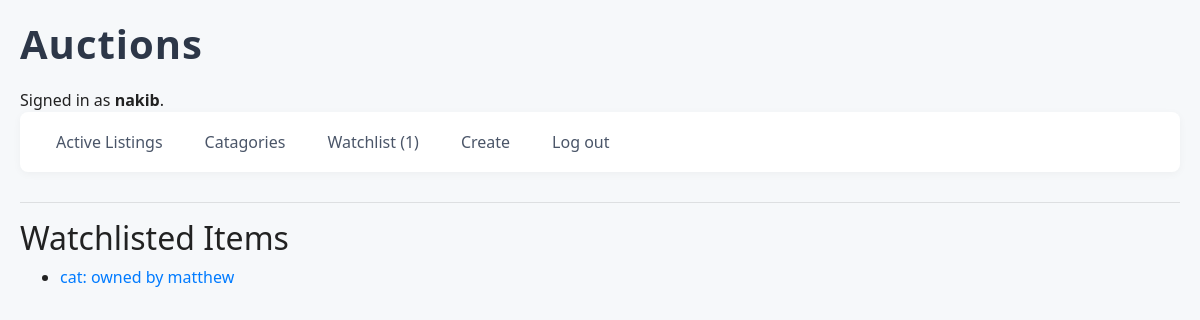
Before: /watchlist/ (signed in) with the older database file.
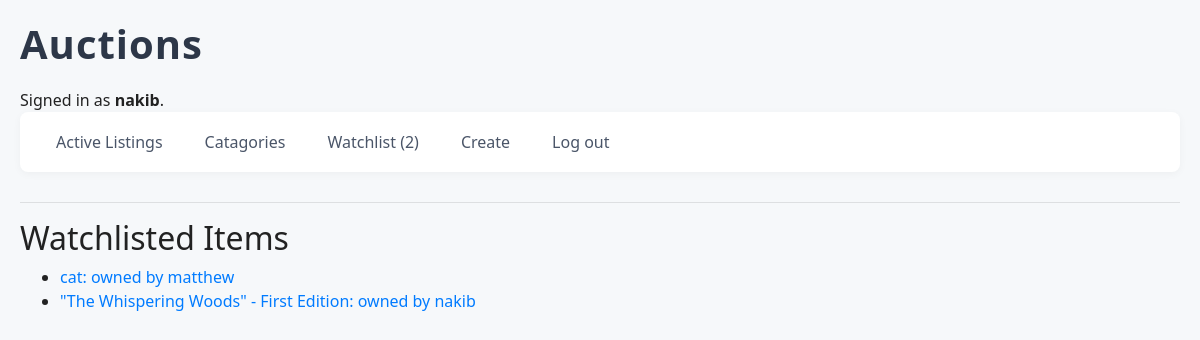
After: the same page with the newer database file.
### auctions/models.py (models this page shows)
class User(AbstractUser):
    watchlist = models.ManyToManyField(Item, blank=True, related_name="watched_by")
    def __str__(self):
        return self.username

class Item(models.Model):
    title = models.CharField(max_length=64)
    description = models.TextField(max_length=200, null=True)
    starting_bid = models.DecimalField(max_digits=10, decimal_places=2)
    isopen = models.BooleanField(default=True)
    category = models.ForeignKey(Category, on_delete=models.SET_NULL, related_name="items", null=True)
    owner = models.ForeignKey('User', on_delete=models.CASCADE, related_name="owned_items")
    image = models.URLField(default="https://images.vexels.com/media/users/3/145641/isolated/preview/30bc99162bca69bdbd27451ceeef8848-earth-stone-illustration.png")
    def __str__(self):
        return f"{self.title}: owned by {self.owner}"

### auctions/views.py (the view)
# urls.py: path("watchlist/", views.watchlist, name="watchlist"),
def watchlist(request):
    items = request.user.watchlist.all()
    return render(request, "auctions/watchlist.html", {
        "items": items,
    })

### auctions/templates/auctions/watchlist.html (shortened to what this page needs)
{% extends "auctions/layout.html" %}
{% block body %}
<h2> Watchlisted Items </h2>
<ul>
    {% for item in items %}
        <li> <a href="{% url 'item' item.id %}"> {{ item }} </a> </li>
    {% endfor %}
</ul>
{% endblock %}

### auctions/templates/auctions/layout.html (shortened to what this page needs)
{% load static %}
<!DOCTYPE html>
<html lang="en">
    <head>
        <link rel="stylesheet" href="https://stackpath.bootstrapcdn.com/bootstrap/4.4.1/css/bootstrap.min.css">
        <link href="{% static 'auctions/styles.css' %}" rel="stylesheet">
    </head>
    <body>
        <h1>Auctions</h1>
        <div>
            {% if user.is_authenticated %}
                Signed in as <strong>{{ user.username }}</strong>.
            {% else %}
                Not signed in.
            {% endif %}
        </div>
        <ul class="nav">
            <li class="nav-item">
                <a class="nav-link" href="{% url 'index' %}">Active Listings</a>
            </li>
            {% if user.is_authenticated %}
                <li class="nav-item">
                        <a class="nav-link" href="{% url 'categories' %}">Catagories</a>
                 </li>
                <li class="nav-item">
                        <a class="nav-link" href="{% url 'watchlist' %}">Watchlist ({{ request.user.watchlist.count }}) </a>
                </li>
                <li class="nav-item">
                    <a class="nav-link" href="{% url 'create' %}">Create</a>
                </li>
                <li class="nav-item">
                    <a class="nav-link" href="{% url 'logout' %}">Log out</a>
                </li>
            {% endif %}
        </ul>
        <hr>
        {% block body %}
        {% endblock %}
    </body>
</html>

Changed rows visible on the page:
changed User "nakib": user.watchlist.count "1" → "2"
added Item: title+owner "\"The Whispering Woods\" - First Edition: owned by nakib"
